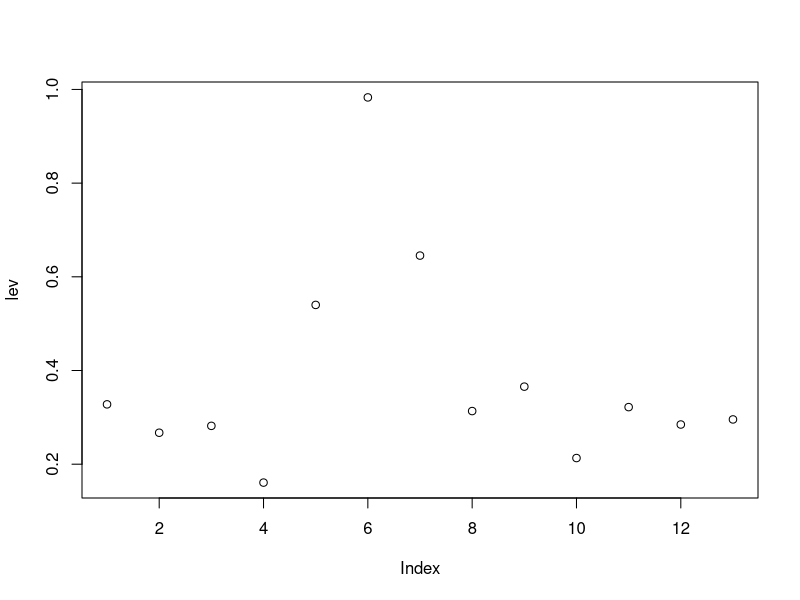

This figure's R source:
## ---- chunk 1
knitr::opts_chunk$set(echo = TRUE)
## ---- chunk 2
library(tidyverse)
planets = read.csv("Ex0206.csv")

fit = glm(Moons ~ Distance * Diameter * Mass, family = poisson, data=planets)
1 - pchisq( fit$deviance, fit$df.residual )
## ---- chunk 3
fit = glm(Moons ~ log(Distance) + log(Mass) + log(Diameter) + I(Mass/Diameter), 
          family = poisson, data = planets)
summary(fit)
1 - pchisq( fit$deviance, fit$df.residual )
## ---- chunk 4
1 - pchisq(sum(fit$residuals^2 / fit$fitted.values), fit$df.residual)
## ---- chunk 5
lev = hat(model.matrix(fit))
plot(lev)
## ---- chunk 6
library(survival)

cancer = read.table("endometrial.txt", header = TRUE)

cfit = clogit(Case ~ Est + Gall + Hyp + Ob + Non, 
              data = cancer)
summary(cfit)
## ---- chunk 7
cfit.sig = clogit(Case ~ Est + Gall, data = cancer)
summary(cfit.sig)
## ---- chunk 8
1 - pchisq(46.52 - 43.89, 3)
## ---- chunk 9
cfit.co = clogit(Case ~ Est * Gall, data = cancer)
summary(cfit.co)
